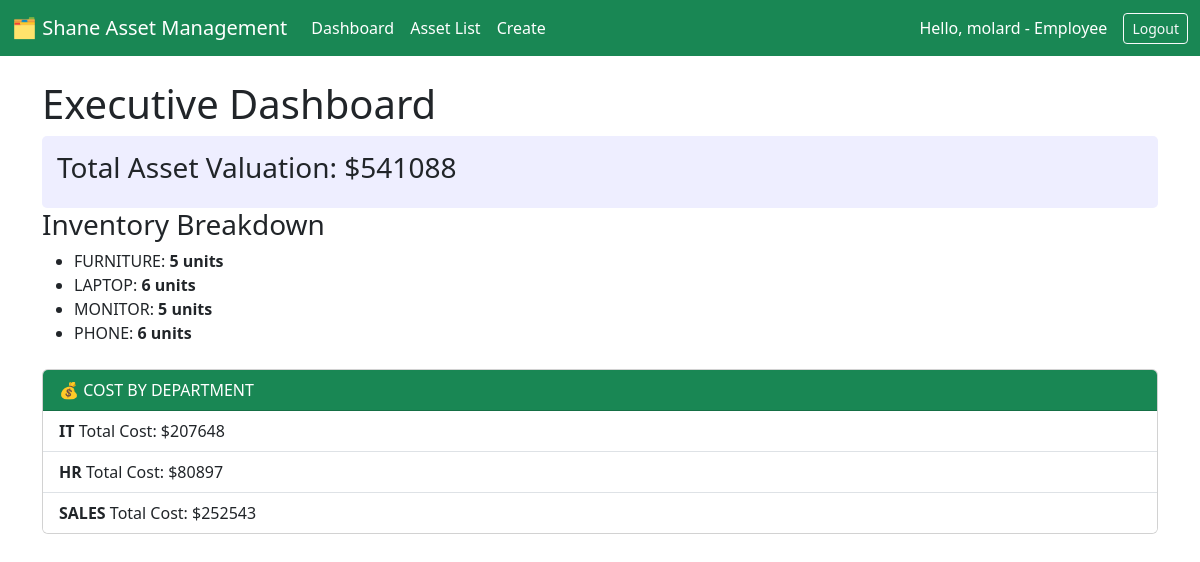
Screenshot of / (signed in) with the database file from the repository.
### assets/models.py (models this page shows, shortened)
class User(AbstractUser):
    department = models.ForeignKey(Department, on_delete=models.SET_NULL, null=True, related_name='departments')
    ROLE_CHOICES = (
                ('ADMIN', 'Administrator'),
                ('MANAGER','Manager'),
                ('EMPLOYEE','Employee'))
    role = models.CharField(max_length=20, choices=ROLE_CHOICES, default='EMPLOYEE')
    @property
    def is_manager_or_admin(self):
        return self.role in ['ADMIN', 'MANAGER'] or self.is_superuser

class TimeStampedModel(models.Model):
    created_at = models.DateTimeField(auto_now_add=True)
    updated_at = models.DateTimeField(auto_now=True)
    class Meta:
        abstract = True

class Department(TimeStampedModel):
    name = models.CharField(max_length=100)

### assets/views.py (the view)
# urls.py: path('', DashboardView.as_view(), name='dashboard'),
class DashboardView(LoginRequiredMixin,TemplateView):
    template_name = "assets/dashboard.html"
    def get_context_data(self, **kwargs):
        context = super().get_context_data(**kwargs)
        total_cost = Asset.objects.aggregate(total=Sum('cost'))['total'] or 0
        context['total_asset_value'] = total_cost
        context['assets_by_type'] = Asset.objects.values('asset_type').annotate(count=Count('id'))
        cost_by_department = Department.objects.annotate(total_cost=Sum('departments__assets__cost'))
        context['costs'] = cost_by_department
        return context

### assets/templates/assets/dashboard.html
{% extends "assets/base.html" %}
{% block content %}
    <h1>Executive Dashboard</h1>
    <div style="background: #eef; padding: 15px; border-radius: 5px;">
        <h3>Total Asset Valuation: ${{ total_asset_value }}</h3>
    </div>
    <h3>Inventory Breakdown</h3>
    <ul>
        {% for item in assets_by_type %}
            <li>{{ item.asset_type }}: <strong>{{ item.count }} units</strong></li>
        {% empty %}
            <li>No assets found.</li>
        {% endfor %}
    </ul>
     <div class="card mt-4">
        <div class="card-header bg-success text-white">💰 COST BY DEPARTMENT</div>
            <ul class="list-group list-group-flush">
                {% for department in costs %}
                    <li class="list-group-item">
                        <strong>{{department.name}}</strong>
                        Total Cost: ${{department.total_cost}}
                    </li>
                {% endfor %}
            </ul>
    </div>
{% endblock %}

### assets/templates/assets/base.html (shortened to what this page needs)
<!DOCTYPE html>
<html>
<head>
    <link href="https://cdn.jsdelivr.net/npm/bootstrap@5.3.8/dist/css/bootstrap.min.css" rel="stylesheet">
    <link rel="stylesheet" href="https://cdn.datatables.net/1.13.6/css/jquery.dataTables.min.css">
</head>
<body>
   <nav class="navbar navbar-expand-lg navbar-dark bg-success mb-4">
        <div class="container-fluid">
            <a class="navbar-brand text-yellow" href="{% url 'dashboard' %}">
                🗂️ Shane Asset Management
            </a>
            <div class="collapse navbar-collapse" id="navbarNav">
                <ul class="navbar-nav me-auto mb-2 mb-lg-0">
                    <li class="nav-item">
                        <a class="nav-link text-white" href="{% url 'dashboard' %}">Dashboard</a>
                    </li>
                    <li class="nav-item">
                        <a class="nav-link text-white" href="{% url 'asset-list' %}">Asset List</a>
                    </li>
                    <li class="nav-item">
                        <a class="nav-link text-white" href="{% url 'asset-create' %}">Create</a>
                    </li>
                </ul>
                <div class="d-flex align-items-center text-white">
                    {% if user.is_authenticated %}
                        <span class="me-3">Hello, {{ user.username }} - {{user.get_role_display}}</span>
                        <form action="{% url 'logout' %}" method="post" class="mb-0">
                            <button type="submit" class="btn btn-outline-light btn-sm">
                                Logout
                            </button>
                        </form>
                    {% else %}
                        <a class="btn btn-outline-light btn-sm me-2" href="{% url 'login' %}">
                            Login
                        </a>
                    {% endif %}
                </div>
            </div>
        </div>
    </nav>
    <div class="container">
        {% block content %}{% endblock %}
    </div>
</body>
</html>

### rows the page displays
User: username "molard", role "Employee"
Department: name "IT", total_cost "207648"
Department: name "HR", total_cost "80897"
Department: name "SALES", total_cost "252543"

### other values shown
{{ total_asset_value }} "541088"
{{ item.asset_type }} "FURNITURE" "LAPTOP" "MONITOR" "PHONE"
{{ item.count }} "5" "6" "5" "6"
